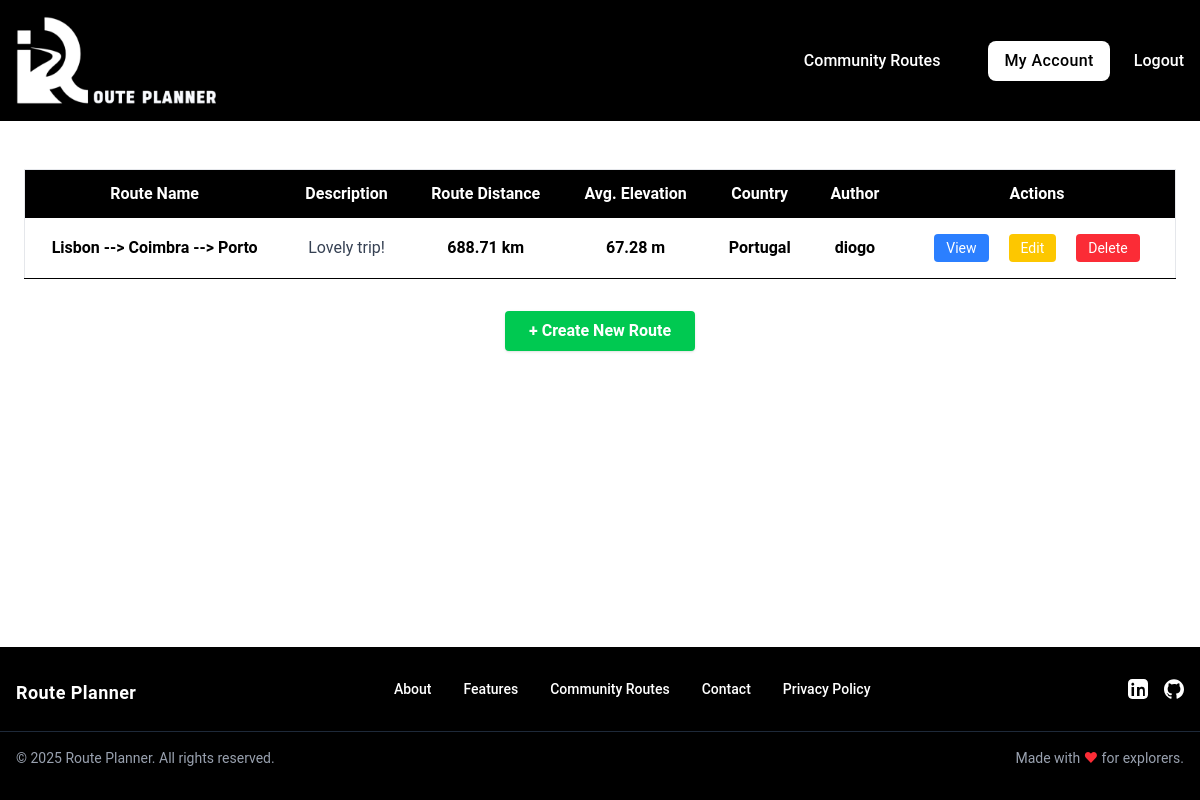
Page /routes (signed in) on the earlier database version.
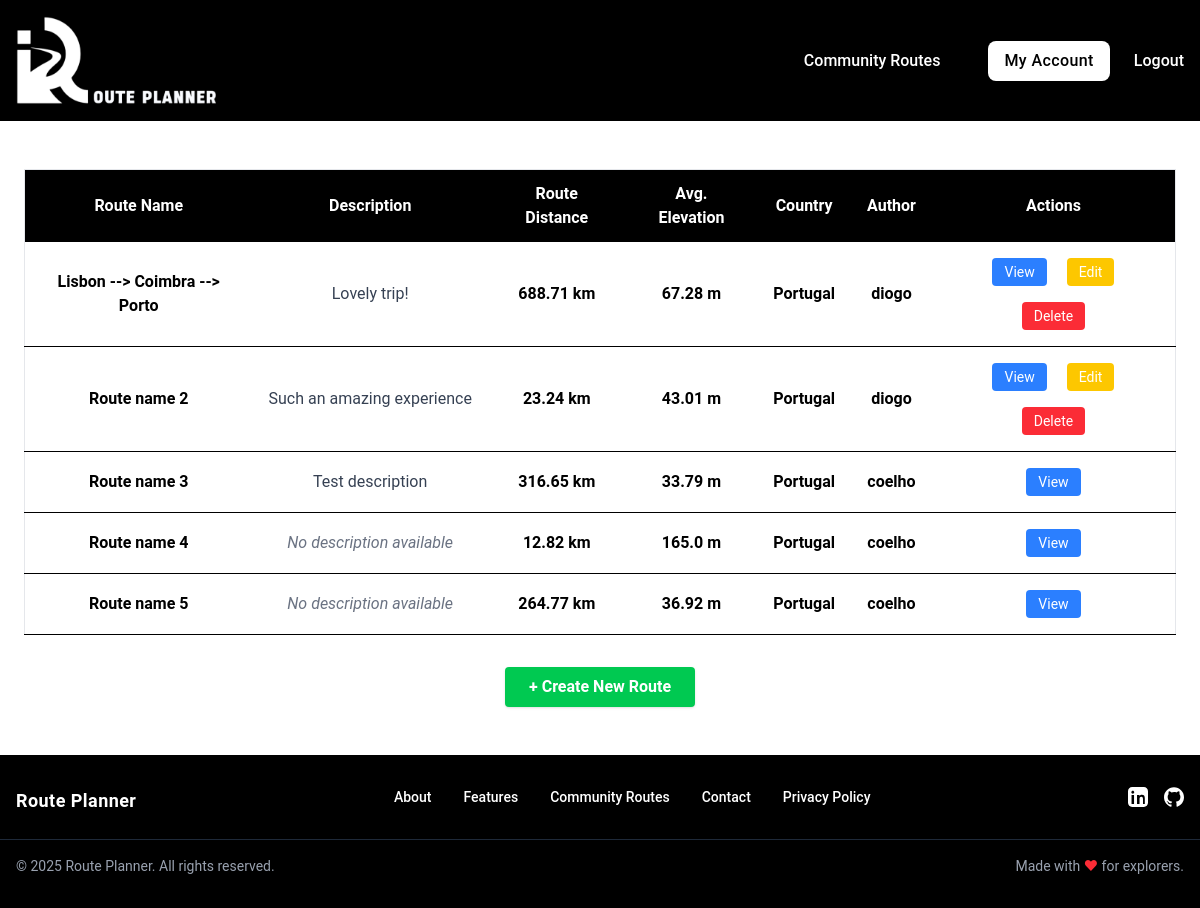
Same page on the later database version.
### tables this page shows
CREATE TABLE routes (
id INTEGER PRIMARY KEY,
user_id INTEGER NOT NULL,
name TEXT NOT NULL,
description TEXT,
coordinates TEXT NOT NULL, elevation_gain REAL DEFAULT 0, elevation_loss REAL DEFAULT 0, max_elevation REAL DEFAULT 0, min_elevation REAL DEFAULT 0, avg_elevation REAL DEFAULT 0, total_distance REAL DEFAULT 0, map_image_url TEXT, country TEXT,
FOREIGN KEY (user_id) REFERENCES users(id)
);

CREATE TABLE users (
id INTEGER PRIMARY KEY,
username TEXT NOT NULL UNIQUE,
email TEXT NOT NULL UNIQUE,
password TEXT NOT NULL
, profile_picture TEXT DEFAULT NULL);

### app.py (the view)
@app.route("/routes")
@login_required
def all_routes():
    routes = query_db("""
        SELECT routes.*, users.username, users.id
        FROM routes
        JOIN users ON
        routes.user_id = users.id
    """)
    user_id = session.get("user_id")
    return render_template(
        "routes/all_routes.html",
        routes = routes,
        user_id = user_id
        )

### helpers.py (called while the page is built)
def get_db():
    db = getattr(g, "_database", None)
    if db is None:
        db = g._database = sqlite3.connect(DATABASE)
        db.row_factory = sqlite3.Row # Allows accessing columns by name
    return db

def close_connection(exception):
    db = getattr(g, "_database", None)
    if db is not None:
        db.close()

def query_db(query, args = (), commit = False):
    connection = get_db()
    current = connection.cursor()
    current.execute(query, args)
    if commit:
        connection.commit()
    else:
        return current.fetchall()

def login_required(f):
    @wraps(f)
    def decorated_function(*args, **kwargs):
        if "user_id" not in session:
            flash("Please log in to access this page.", "error")
            return redirect("/login")
        return f(*args, **kwargs)
    return decorated_function

### templates/routes/all_routes.html (shortened to what this page needs)
{% extends "base.html" %}
{% block main %}
  <div class="max-w-7xl mx-auto my-[2%] p-6">
    {% if routes %}
      <div class="overflow-x-auto">
        <table class="min-w-full bg-white border border-gray-200">
          <thead class="bg-black text-white sticky top-0 z-10">
            <tr>
              <th class="py-3 px-4 text-center">Route Name</th>
              <th class="py-3 px-4 text-center">Description</th>
              <th class="py-3 px-4 text-center">Route Distance</th>
              <th class="py-3 px-4 text-center">Avg. Elevation</th>
              <th class="py-3 px-4 text-center">Country</th>
              <th class="py-3 px-4 text-center">Author</th>
              <th class="py-3 px-4 text-center">Actions</th>
            </tr>
          </thead>
          <tbody>
            {% for route in routes %}
              <tr class="border-b hover:bg-blue-50 text-center">
                <td class="py-2 px-4 font-semibold">{{ route.name }}</td>
                <td class="py-2 px-4 truncate max-w-xs text-gray-700">
                  {% if route.description %}
                    {{ route.description }}
                  {% else %}
                    <span class="text-gray-500 italic">
                      No description available
                    </span>
                  {% endif %}
                </td>
                <td class="py-2 px-4 font-semibold">{{ route.total_distance }} km</td>
                <td class="py-2 px-4 font-semibold">{{ route.avg_elevation }} m</td>
                <td class="py-2 px-4 font-semibold">{{ route.country }}</td>
                <td class="py-2 px-4 font-semibold">{{ route.username }}</td>
                <td class="py-2 px-4 space-x-2 text-center">
                  <a
                    class="inline-block bg-blue-500 hover:bg-blue-600 text-white px-3 py-1 rounded text-sm my-2 mx-2"
                    href="/route/{{ route.id }}">
                    View
                  </a>
                  {% if route.user_id == user_id %}
                    <a
                      class="inline-block bg-yellow-400 hover:bg-yellow-500 text-white px-3 py-1 rounded text-sm my-2 mx-2"
                      href="/route/{{ route.id }}/edit">
                      Edit
                    </a>
                    <a
                      class="inline-block bg-red-500 hover:bg-red-600 text-white px-3 py-1 rounded text-sm my-2 mx-2"
                      href="/route/{{ route.id }}/delete">
                      Delete
                    </a>
                  {% endif %}
                </td>
              </tr>
            {% endfor %}
          </tbody>
        </table>
      </div>
    {% else %}
      <p class="text-center text-gray-500 mt-8">
        No community routes found.
      </p>
    {% endif %}
    <div class="mt-8 flex justify-center">
      <a
        class="bg-green-500 hover:bg-green-600 text-white font-bold py-2 px-6 rounded shadow"
        href="/">
        + Create New Route
      </a>
    </div>
  </div>
{% endblock %}

### templates/base.html (shortened to what this page needs)
<!DOCTYPE html>
<html lang="en" class="h-full">
  <head>
    {% block head %}
      <script src="https://cdn.jsdelivr.net/npm/@tailwindcss/browser@4"></script>
      <link rel="stylesheet" href="/static/css/styles.css" />
    {% endblock %}
  </head>
  <body class="flex flex-col min-h-full">
    <header class="bg-black text-white p-4 font-medium">
      <nav>
        <div class="hidden md:flex md:items-center">
          <a href="/" class="shrink-0 mr-8">
            <img
              class="w-50"
              src="/static/images/uploads/logo_2_no_background.png"
              alt="Route Planner logo"
            />
          </a>
          <ul class="flex items-center space-x-6 ml-auto">
            {% if session.get('user_id') %}
            <li>
              <a href="/routes" class="hover:underline">Community Routes</a>
            </li>
            <li>
              <a href="/profile">
                <button class="bg-white text-black px-4 py-2 rounded-lg hover:bg-gray-100 cursor-pointer tracking-wide">
                  My Account
                </button>
              </a>
            </li>
            <li>
              <a href="/logout" class="hover:underline">Logout</a>
            </li>
            {% endif %}
          </ul>
        </div>
      </nav>
    </header>
    <main class="flex-grow">
      {% block main %}{% endblock %}
    </main>
    <footer class="bg-black text-white py-8">
      <div class="max-w-7xl mx-auto px-4 flex flex-col md:flex-row items-center md:items-start justify-between gap-8">
        <div class="flex items-center space-x-3 mb-4 md:mb-0">
          <a href="/">
            <span class="text-lg font-semibold tracking-wide">Route Planner</span>
          </a>
          </div>
        <ul class="flex flex-col md:flex-row items-center md:items-center gap-y-2 md:gap-y-0 gap-x-0 md:gap-x-8 text-sm font-medium">
          <li><a href="#" class="hover:underline">About</a></li>
          <li><a href="#" class="hover:underline">Features</a></li>
          <li><a href="/routes" class="hover:underline">Community Routes</a></li>
          <li><a href="#" class="hover:underline">Contact</a></li>
          <li><a href="#" class="hover:underline">Privacy Policy</a></li>
        </ul>
        <div class="flex space-x-4 mt-4 md:mt-0">
          <a
            href="https://www.linkedin.com/in/diogo-borges-coelho/"
            aria-label="LinkedIn"
            class="hover:text-blue-500"
            target="_blank"
            >
          </a>
          <a
            href="https://github.com/DiogoCoelho98"
            aria-label="GitHub"
            class="hover:text-gray-400"
            target="_blank"
            >
          </a>
        </div>
      </div>
      <div class="max-w-7xl mx-auto px-4 mt-6 border-t border-gray-800 pt-4 text-sm text-gray-400 flex flex-col md:flex-row justify-between items-center">
        <span>&copy; 2025 Route Planner. All rights reserved.</span>
        <span class="mt-2 md:mt-0">Made with <span class="text-red-500">&hearts;</span> for explorers.</span>
      </div>
    </footer>
  </body>
</html>

### static/css/styles.css (style rules this page uses)
body { font-family: 'Roboto', -apple-system, BlinkMacSystemFont, 'Segoe UI', sans-serif; }

Differences in the rows shown:
added routes: name "Route name 2", description "Such an amazing experience", total_distance "23.24", avg_elevation "43.01", country "Portugal", username "diogo"
added routes: name "Route name 3", description "Test description", total_distance "316.65", avg_elevation "33.79", country "Portugal", username "coelho"
added routes: name "Route name 4", description "No description available", total_distance "12.82", avg_elevation "165.0", country "Portugal", username "coelho"
added routes: name "Route name 5", description "No description available", total_distance "264.77", avg_elevation "36.92", country "Portugal", username "coelho"
